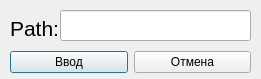
<?xml version="1.0" encoding="UTF-8"?>
<ui version="4.0">
 <class>QLineEditForUsers</class>
 <widget class="QDialog" name="QLineEditForUsers">
  <property name="geometry">
   <rect>
    <x>0</x>
    <y>0</y>
    <width>261</width>
    <height>79</height>
   </rect>
  </property>
  <property name="windowTitle">
   <string>Path Input</string>
  </property>
  <widget class="QLineEdit" name="Path">
   <property name="geometry">
    <rect>
     <x>60</x>
     <y>10</y>
     <width>191</width>
     <height>31</height>
    </rect>
   </property>
  </widget>
  <widget class="QLabel" name="label">
   <property name="geometry">
    <rect>
     <x>10</x>
     <y>20</y>
     <width>51</width>
     <height>16</height>
    </rect>
   </property>
   <property name="font">
    <font>
     <pointsize>16</pointsize>
    </font>
   </property>
   <property name="text">
    <string>Path:</string>
   </property>
  </widget>
  <widget class="QWidget" name="">
   <property name="geometry">
    <rect>
     <x>10</x>
     <y>50</y>
     <width>241</width>
     <height>25</height>
    </rect>
   </property>
   <layout class="QHBoxLayout" name="horizontalLayout">
    <item>
     <widget class="QPushButton" name="pushButtonPath">
      <property name="text">
       <string>Ввод</string>
      </property>
     </widget>
    </item>
    <item>
     <widget class="QPushButton" name="pushButtonPath_2">
      <property name="text">
       <string>Отмена</string>
      </property>
     </widget>
    </item>
   </layout>
  </widget>
 </widget>
 <resources/>
 <connections/>
</ui>
